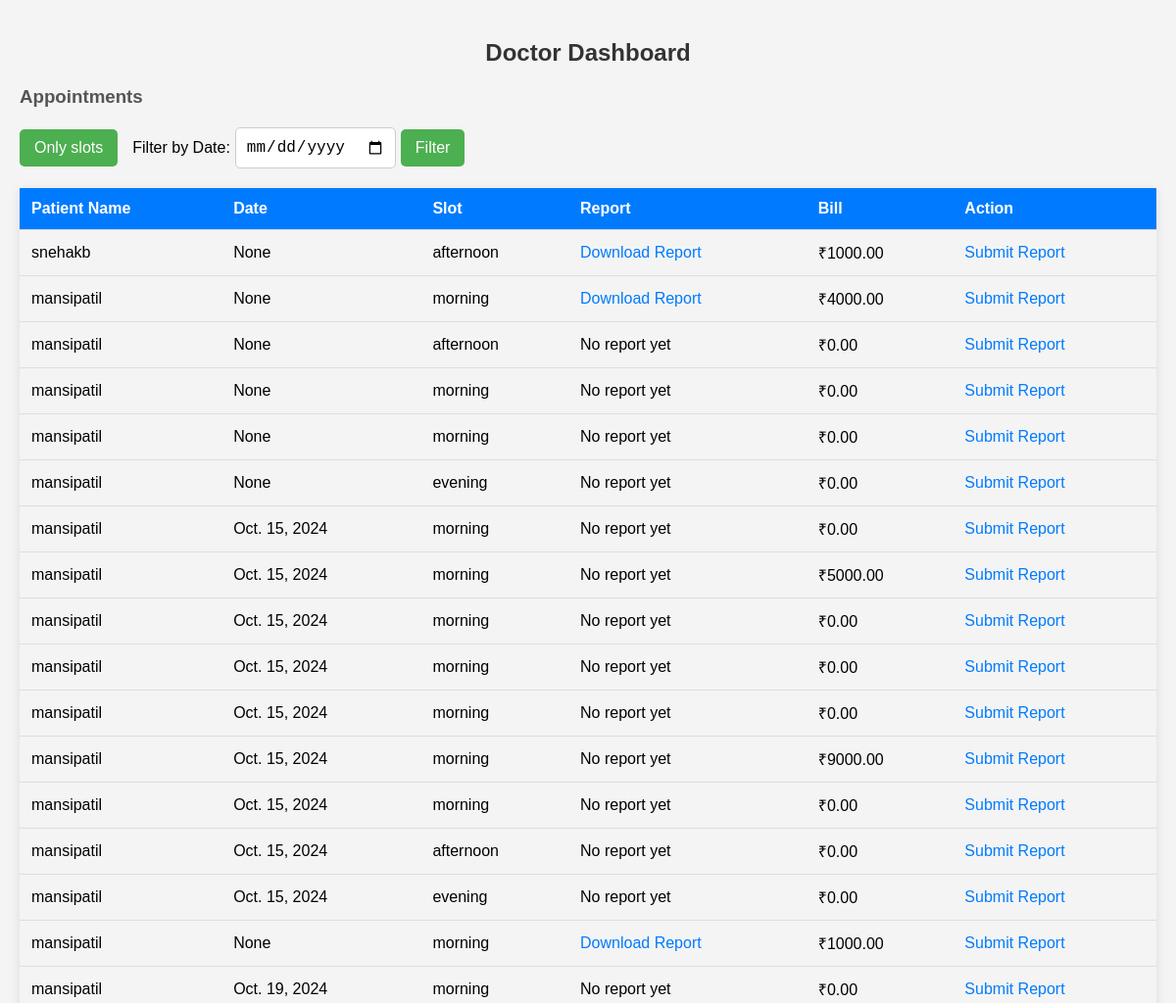
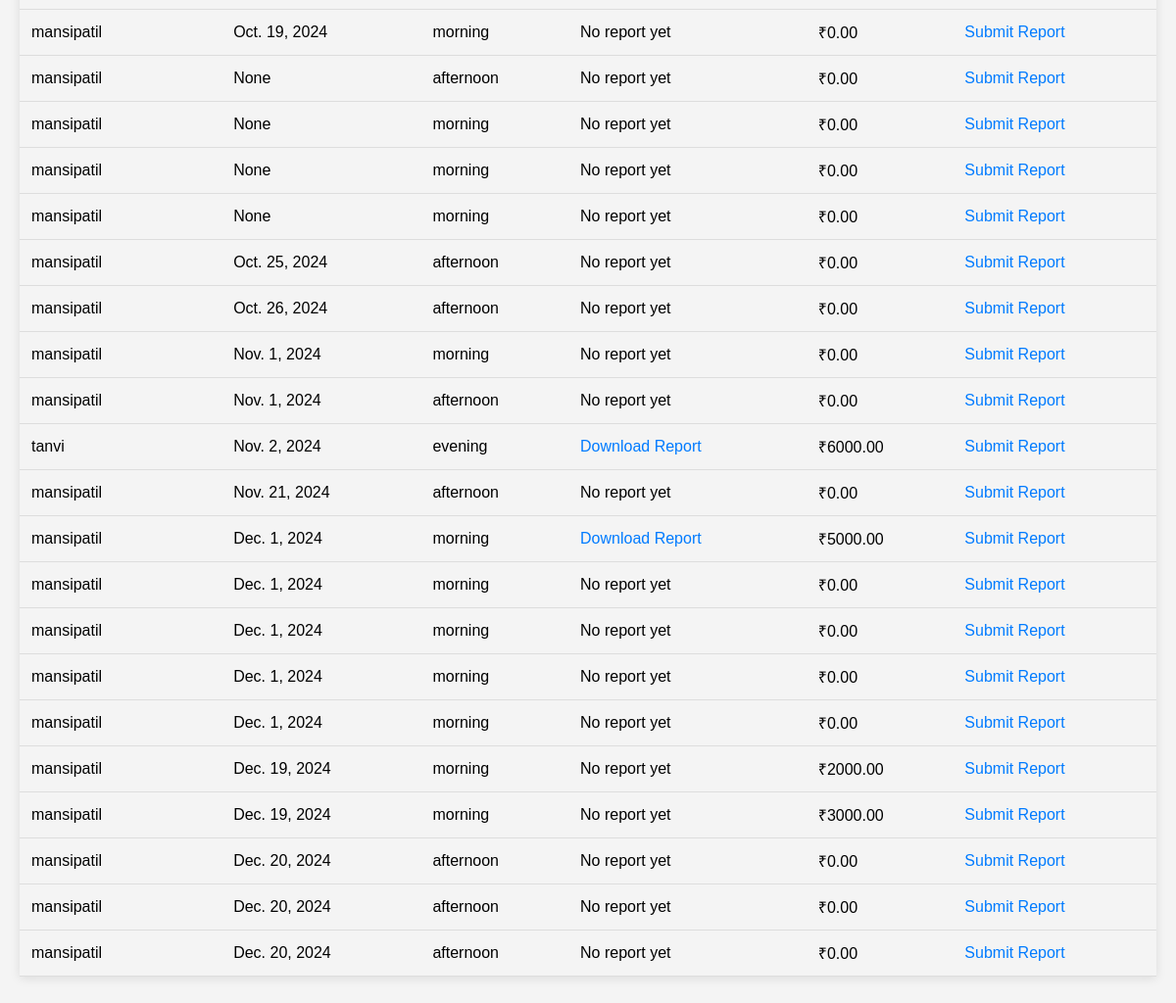
/appointment/Dr/dashboard (signed in), run on the app's committed database (2 pictures, top to bottom).
### home_page/models.py (models this page shows, shortened)
class Appointment(models.Model):
    user = models.ForeignKey(User, on_delete=models.CASCADE)
    date = models.DateField()  # DateField to track appointment date
    slot = models.CharField(max_length=10)
    report = models.FileField(upload_to='reports/', blank=True, null=True)
    bill = models.DecimalField(max_digits=10, decimal_places=2, default=0)

### home_page/views.py (the view)
# urls.py: path("appointment/Dr/dashboard", views.dr_dashboard, name="dr_dashboard"),
@login_required
def dr_dashboard(request):
    appointments = Appointment.objects.all().order_by('date')
    return render(request, 'dr_dashboard.html', {'appointments': appointments})

### home_page/templates/dr_dashboard.html (shortened to what this page needs)
<!DOCTYPE html>
<html lang="en">
<head>
    {% load static %}
    <link rel="stylesheet" href="{% static 'css/dr_dashboard.css' %}">
</head>
<body>
    <h2>Doctor Dashboard</h2>
    <h3>Appointments</h3>
    <div class="button-container">
        <button onclick="location.href='{% url 'view_my_appointments' %}'">Only slots</button>
        <form method="GET" action="{% url 'filter_appointments' %}">
            <label for="filter_date">Filter by Date:</label>
            <input type="date" id="filter_date" name="filter_date" required>
            <button type="submit">Filter</button>
        </form>
    </div>
    <table>
        <thead>
            <tr>
                <th>Patient Name</th>
                <th>Date</th>
                <th>Slot</th>
                <th>Report</th>
                <th>Bill</th>
                <th>Action</th>
            </tr>
        </thead>
        <tbody>
            {% for appointment in appointments %}
            <tr>
                <td>
                    {% if appointment.username %}
                        {{ appointment.username }}
                    {% else %}
                        {{ appointment.user.username }}
                    {% endif %}
                </td>
                <td>
                    {{ appointment.date }}
                </td>
                <td>
                    {% if not view_my_appointments %}
                        {{ appointment.slot }}
                    {% endif %}
                </td>
                <td>
                    {% if not view_my_appointments %}
                        {% if appointment.report %}
                            <a href="{{ appointment.report.url }}" target="_blank">Download Report</a>
                        {% else %}
                            No report yet
                        {% endif %}
                    {% endif %}
                </td>
                <td>
                    {% if not view_my_appointments %}
                        ₹{{ appointment.bill }}
                    {% endif %}
                </td>
                <td>
                    {% if not view_my_appointments %}
                        <a href="{% url 'submit_report' appointment.id %}">Submit Report</a>
                    {% endif %}
                </td>
            </tr>
            {% empty %}
            <tr>
                <td colspan="6">No appointments found.</td>
            </tr>
            {% endfor %}
        </tbody>
    </table>
</body>
</html>

### home_page/static/css/dr_dashboard.css (style rules this page uses)
body { font-family: Arial, sans-serif; background-color: #f4f4f4; margin: 0; padding: 20px; }
h2 { text-align: center; color: #333; }
h3 { color: #555; margin-bottom: 20px; }
table { width: 100%; border-collapse: collapse; margin: 20px 0; box-shadow: 0 2px 10px rgba(0, 0, 0, 0.1); }
thead { background-color: #007bff; color: #fff; }
th, td { padding: 12px; text-align: left; border-bottom: 1px solid #ddd; }
a { color: #007bff; text-decoration: none; }
.button-container { display: flex; align-items: center; justify-content: flex-start; gap: 15px; margin-bottom: 20px; }
.button-container button { background-color: #4CAF50; color: white; border: none; border-radius: 5px; padding: 10px 15px; cursor: pointer; transition: background-color 0.3s; font-size: 16px; }
.button-container form { display: flex; align-items: center; gap: 5px; }
.button-container input[type="date"] { padding: 10px; border: 1px solid #ccc; border-radius: 5px; font-size: 16px; }

### data on the page
Appointment: user.username "snehakb", date "None", slot "afternoon", bill "1000.00"
Appointment: user.username "mansipatil", date "None", slot "morning", bill "4000.00"
Appointment: user.username "mansipatil", date "None", slot "afternoon", report "No report yet", bill "0.00"
Appointment: user.username "mansipatil", date "None", slot "morning", report "No report yet", bill "0.00"
Appointment: user.username "mansipatil", date "None", slot "morning", report "No report yet", bill "0.00"
Appointment: user.username "mansipatil", date "None", slot "evening", report "No report yet", bill "0.00"
Appointment: user.username "mansipatil", date "Oct. 15, 2024", slot "morning", report "No report yet", bill "0.00"
Appointment: user.username "mansipatil", date "Oct. 15, 2024", slot "morning", report "No report yet", bill "5000.00"
Appointment: user.username "mansipatil", date "Oct. 15, 2024", slot "morning", report "No report yet", bill "0.00"
Appointment: user.username "mansipatil", date "Oct. 15, 2024", slot "morning", report "No report yet", bill "0.00"
Appointment: user.username "mansipatil", date "Oct. 15, 2024", slot "morning", report "No report yet", bill "0.00"
Appointment: user.username "mansipatil", date "Oct. 15, 2024", slot "morning", report "No report yet", bill "9000.00"
Appointment: user.username "mansipatil", date "Oct. 15, 2024", slot "morning", report "No report yet", bill "0.00"
Appointment: user.username "mansipatil", date "Oct. 15, 2024", slot "afternoon", report "No report yet", bill "0.00"
Appointment: user.username "mansipatil", date "Oct. 15, 2024", slot "evening", report "No report yet", bill "0.00"
Appointment: user.username "mansipatil", date "None", slot "morning", bill "1000.00"
Appointment: user.username "mansipatil", date "Oct. 19, 2024", slot "morning", report "No report yet", bill "0.00"
Appointment: user.username "mansipatil", date "Oct. 19, 2024", slot "morning", report "No report yet", bill "0.00"
Appointment: user.username "mansipatil", date "None", slot "afternoon", report "No report yet", bill "0.00"
Appointment: user.username "mansipatil", date "None", slot "morning", report "No report yet", bill "0.00"
Appointment: user.username "mansipatil", date "None", slot "morning", report "No report yet", bill "0.00"
Appointment: user.username "mansipatil", date "None", slot "morning", report "No report yet", bill "0.00"
Appointment: user.username "mansipatil", date "Oct. 25, 2024", slot "afternoon", report "No report yet", bill "0.00"
Appointment: user.username "mansipatil", date "Oct. 26, 2024", slot "afternoon", report "No report yet", bill "0.00"
Appointment: user.username "mansipatil", date "Nov. 1, 2024", slot "morning", report "No report yet", bill "0.00"
Appointment: user.username "mansipatil", date "Nov. 1, 2024", slot "afternoon", report "No report yet", bill "0.00"
Appointment: user.username "tanvi", date "Nov. 2, 2024", slot "evening", bill "6000.00"
Appointment: user.username "mansipatil", date "Nov. 21, 2024", slot "afternoon", report "No report yet", bill "0.00"
Appointment: user.username "mansipatil", date "Dec. 1, 2024", slot "morning", bill "5000.00"
Appointment: user.username "mansipatil", date "Dec. 1, 2024", slot "morning", report "No report yet", bill "0.00"
Appointment: user.username "mansipatil", date "Dec. 1, 2024", slot "morning", report "No report yet", bill "0.00"
Appointment: user.username "mansipatil", date "Dec. 1, 2024", slot "morning", report "No report yet", bill "0.00"
Appointment: user.username "mansipatil", date "Dec. 1, 2024", slot "morning", report "No report yet", bill "0.00"
Appointment: user.username "mansipatil", date "Dec. 19, 2024", slot "morning", report "No report yet", bill "2000.00"
Appointment: user.username "mansipatil", date "Dec. 19, 2024", slot "morning", report "No report yet", bill "3000.00"
Appointment: user.username "mansipatil", date "Dec. 20, 2024", slot "afternoon", report "No report yet", bill "0.00"
Appointment: user.username "mansipatil", date "Dec. 20, 2024", slot "afternoon", report "No report yet", bill "0.00"
Appointment: user.username "mansipatil", date "Dec. 20, 2024", slot "afternoon", report "No report yet", bill "0.00"
